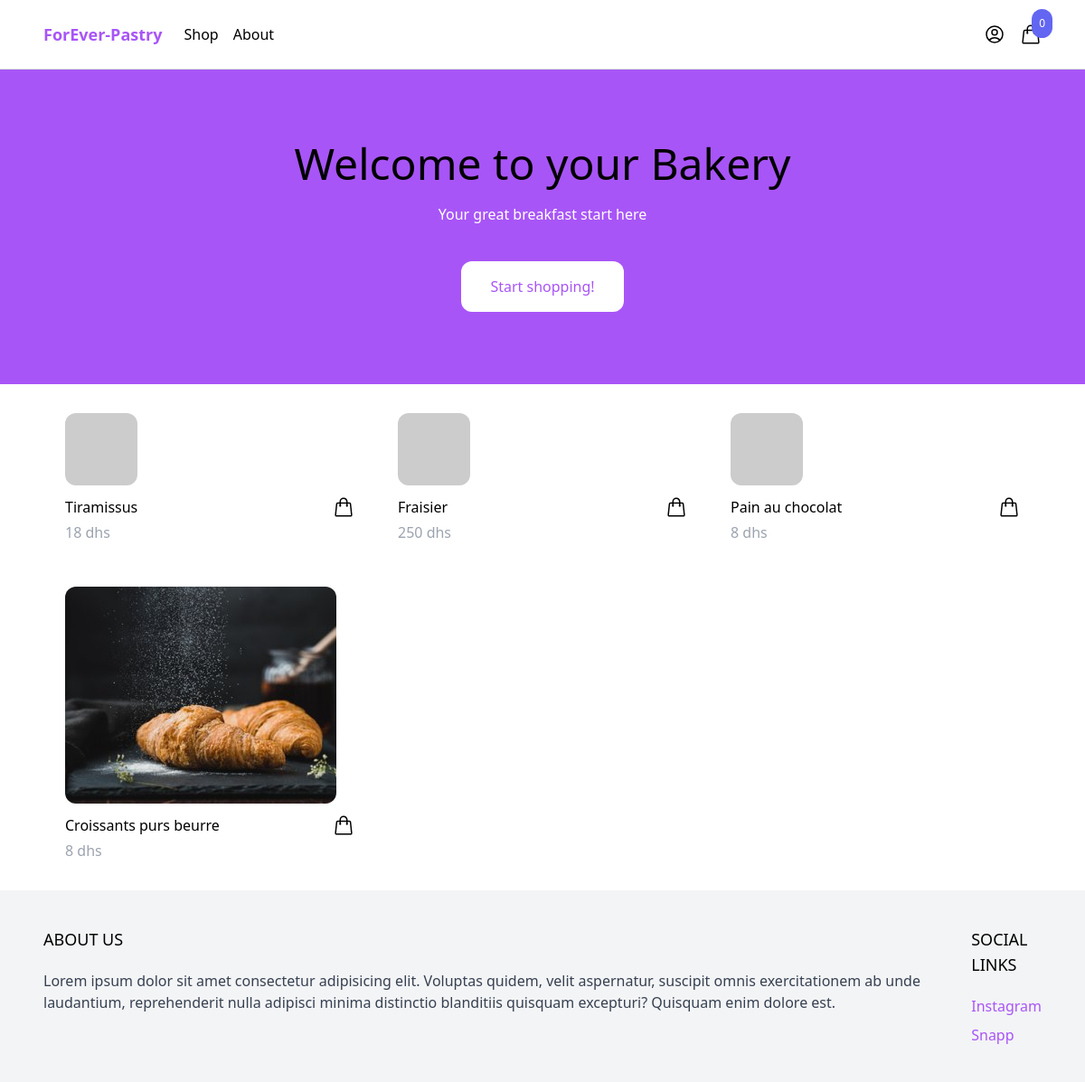
The page / on the database its author committed.
### product/models.py (models this page shows, shortened)
class Product(models.Model):
    category = models.ForeignKey(Category, related_name='products', on_delete=models.CASCADE)
    name = models.CharField(max_length=250)
    slug = models.SlugField()
    description = models.TextField(max_length=250, blank=True, null=True)
    price = models.IntegerField()
    created_at = models.DateTimeField(auto_now_add=True)
    image = models.ImageField(upload_to='uploads/', blank=True, null=True)
    thumbnail = models.ImageField(upload_to='uploads/', blank=True, null=True)
    class Meta:
        ordering = ('-created_at',)
    def get_display_price(self):
        return self.price
    def get_thumbnail(self):
        if self.thumbnail:
            return self.thumbnail.url
        else:
            if self.image:
                self.thumbnail = self.make_thumbnail(self.image)
                self.save()
                return self.thumbnail.url
            else:
                return 'https://via.placeholder.com/240x240x.jpg'

### core/views.py (the view)
# urls.py: path('', frontPage, name='front-page'),
def frontPage(request):
    products = Product.objects.all()[0:4]
    return render(request, 'core/frontpage.html', {'products':products})

### cart/cart.py (called while the page is built)
    def __len__(self):
        return sum(item['quantity'] for item in self.cart.values())

### cart/context_processors.py (called while the page is built)
def cart(request):
    return {'cart': Cart(request)}

### core/templates/core/frontpage.html (shortened to what this page needs)
{% extends 'core/base.html' %}
{% block content %}
    <header class="px-6 py-10 lg:py-20 bg-purple-500">
        <div class="max-w-3xl mx-auto text-center">
            <p class="mb-5 text-3xl lg:text-5xl text-wihte">Welcome to your Bakery</p>
            <p class="mb-10 text-white">Your great breakfast start here</p>
            <a href="#" class="inline-block px-8 py-4 rounded-xl bg-white text-purple-500 hover:bg-gray-200">Start shopping!</a>
        </div>
    </header>
    <div class="max-w-6xl mx-auto py-2 px-6 xl:px-0">
        <div class="products flex items-center flex-wrap">
            {% for product in products %}
                {% include 'product/partials/product_list_item.html' %}
            {%endfor%}
        </div>
    </div>
{% endblock %}

### product/templates/product/partials/product_list_item.html (shortened to what this page needs)
<div class="w-full md:w-1/3 xl:w-1/4 p-6">
    <a href="{% url 'product' product.slug  %}">
        <img src="{{ product.get_thumbnail }}" class="rounded-xl hover:shadow-lg">
    </a>
    <div class="pt-3 flex items-center justify-between">
        <a href="{% url 'product' product.slug  %}">{{ product.name }}</a>
        <a
            href="#"
            hx-get="{% url 'add_to_cart' product.id  %}"
            hx-target="#menu-cart-button"
            hx-swap="outerHTML"
            class="text-puple-500 hover:text-purple-800"
        >
        </a>
    </div>
    <p class="pt-1 text-gray-400">{{ product.get_display_price }} dhs</p>
</div>

### rows shown on the page
Product: name "Tiramissus", get_display_price "18"
Product: name "Fraisier", get_display_price "250"
Product: name "Pain au chocolat", get_display_price "8"
Product: get_thumbnail (picture), name "Croissants purs beurre", get_display_price "8"

### other values the page prints
{{ cart|length }} "0"
